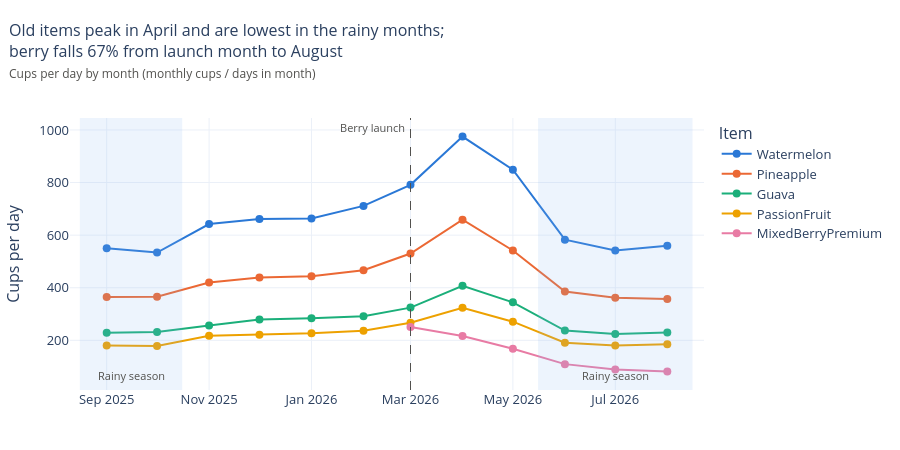

The notebook cell this image was saved under:
### Markdown cell above
### 1.2 Is there a monthly trend or season?

### Code cell
hourly["month"] = hourly["date"].dt.to_period("M").dt.to_timestamp()
monthly = hourly.groupby(["month", "sku"], as_index=False)[["units_sold", "gross_revenue_thb"]].sum()
monthly["days"] = monthly["month"].dt.days_in_month
monthly["cups_per_day"] = monthly["units_sold"] / monthly["days"]
assert monthly["units_sold"].sum() == TOTAL_CUPS

trend = monthly.pivot(index="month", columns="sku", values="cups_per_day")[ITEMS]
display(trend.set_axis(trend.index.strftime("%Y-%m")).round(0))

old_peak_month = trend[ITEMS[:4]].sum(axis=1).idxmax()
berry = trend["MixedBerryPremium"].dropna()
berry_drop = 1 - berry.iloc[-1] / berry.iloc[0]

old_total = trend[ITEMS[:4]].sum(axis=1)
old_kept = old_total.iloc[-1] / old_total.loc[LAUNCH]
berry_kept = berry.iloc[-1] / berry.iloc[0]
print("Drop from April:", {s: f"Jul {1 - trend.loc['2026-07-01', s] / trend.loc['2026-04-01', s]:.1%}, "
                              f"Aug {1 - trend.loc['2026-08-01', s] / trend.loc['2026-04-01', s]:.1%}"
                           for s in ITEMS[:4]})
print(f"Mar -> Aug: old items keep {old_kept:.1%}, berry keeps {berry_kept:.1%} "
      f"-> berry down {1 - berry_kept / old_kept:.0%} after the seasonal drop")
print(f"Old items Mar -> Apr: {old_total.loc['2026-04-01'] / old_total.loc[LAUNCH] - 1:+.1%}")

fig = px.line(monthly, x="month", y="cups_per_day", color="sku", markers=True,
              category_orders={"sku": ITEMS}, color_discrete_map=ITEM_COLORS,
              labels={"cups_per_day": "Cups per day", "month": "", "sku": "Item"})
fig.update_traces(line_width=2, marker_size=8,
                  hovertemplate="%{x|%b %Y}: %{y:.0f} cups a day<extra>%{fullData.name}</extra>")
for x0, x1 in [("2025-08-16", "2025-10-16"), ("2026-05-16", "2026-08-16")]:
    fig.add_vrect(x0=x0, x1=x1, fillcolor="#86b6ef", opacity=0.15, line_width=0)
for x in ["2025-09-16", "2026-07-01"]:
    fig.add_annotation(x=x, y=0.02, yref="paper", text="Rainy season", showarrow=False,
                       font=dict(size=11, color="#52514e"), yanchor="bottom")
fig.add_vline(x=LAUNCH, line_dash="dash", line_color="#52514e", line_width=1)
fig.add_annotation(x=LAUNCH, y=1, yref="paper", text="Berry launch", showarrow=False,
                   xanchor="right", xshift=-4, yanchor="top", font=dict(size=11, color="#52514e"))
fig.update_layout(height=450, hovermode="x unified", title=subtitle(
    f"Old items peak in {old_peak_month:%B} and are lowest in the rainy months; "
    f"berry falls {berry_drop:.0%} from launch month to August",
    "Cups per day by month (monthly cups / days in month)"))
fig.show()

### Figure 1 — Plotly figure (JSON) as saved in the notebook; plotly's stock layout.template omitted (floating-point values rounded to 4 significant figures)
{"data": [{"hovertemplate": "%{x|%b %Y}: %{y:.0f} cups a day<extra>%{fullData.name}</extra>", "legendgroup": "Watermelon", "line": {"color": "#2a78d6", "dash": "solid", "width": 2}, "marker": {"size": 8, "symbol": "circle"}, "mode": "lines+markers", "name": "Watermelon", "orientation": "v", "showlegend": true, "type": "scatter", "x": ["2025-09-01T00:00:00.000000", "2025-10-01T00:00:00.000000", "2025-11-01T00:00:00.000000", "2025-12-01T00:00:00.000000", "2026-01-01T00:00:00.000000", "2026-02-01T00:00:00.000000", "2026-03-01T00:00:00.000000", "2026-04-01T00:00:00.000000", "2026-05-01T00:00:00.000000", "2026-06-01T00:00:00.000000", "2026-07-01T00:00:00.000000", "2026-08-01T00:00:00.000000"], "xaxis": "x", "y": [550.4, 533.8, 642.2, 661.5, 663.5, 711.2, 791.3, 974.7, 848.8, 582.6, 541.3, 559.4], "yaxis": "y"}, {"hovertemplate": "%{x|%b %Y}: %{y:.0f} cups a day<extra>%{fullData.name}</extra>", "legendgroup": "Pineapple", "line": {"color": "#eb6834", "dash": "solid", "width": 2}, "marker": {"size": 8, "symbol": "circle"}, "mode": "lines+markers", "name": "Pineapple", "orientation": "v", "showlegend": true, "type": "scatter", "x": ["2025-09-01T00:00:00.000000", "2025-10-01T00:00:00.000000", "2025-11-01T00:00:00.000000", "2025-12-01T00:00:00.000000", "2026-01-01T00:00:00.000000", "2026-02-01T00:00:00.000000", "2026-03-01T00:00:00.000000", "2026-04-01T00:00:00.000000", "2026-05-01T00:00:00.000000", "2026-06-01T00:00:00.000000", "2026-07-01T00:00:00.000000", "2026-08-01T00:00:00.000000"], "xaxis": "x", "y": [365.1, 365.6, 420.1, 438.7, 443.6, 466.8, 530.1, 658.5, 541.7, 385.8, 362.1, 357.3], "yaxis": "y"}, {"hovertemplate": "%{x|%b %Y}: %{y:.0f} cups a day<extra>%{fullData.name}</extra>", "legendgroup": "Guava", "line": {"color": "#1baf7a", "dash": "solid", "width": 2}, "marker": {"size": 8, "symbol": "circle"}, "mode": "lines+markers", "name": "Guava", "orientation": "v", "showlegend": true, "type": "scatter", "x": ["2025-09-01T00:00:00.000000", "2025-10-01T00:00:00.000000", "2025-11-01T00:00:00.000000", "2025-12-01T00:00:00.000000", "2026-01-01T00:00:00.000000", "2026-02-01T00:00:00.000000", "2026-03-01T00:00:00.000000", "2026-04-01T00:00:00.000000", "2026-05-01T00:00:00.000000", "2026-06-01T00:00:00.000000", "2026-07-01T00:00:00.000000", "2026-08-01T00:00:00.000000"], "xaxis": "x", "y": [228.4, 231.8, 256.3, 279.4, 284.0, 291.9, 324.5, 407.2, 344.4, 237.1, 224.2, 229.9], "yaxis": "y"}, {"hovertemplate": "%{x|%b %Y}: %{y:.0f} cups a day<extra>%{fullData.name}</extra>", "legendgroup": "PassionFruit", "line": {"color": "#eda100", "dash": "solid", "width": 2}, "marker": {"size": 8, "symbol": "circle"}, "mode": "lines+markers", "name": "PassionFruit", "orientation": "v", "showlegend": true, "type": "scatter", "x": ["2025-09-01T00:00:00.000000", "2025-10-01T00:00:00.000000", "2025-11-01T00:00:00.000000", "2025-12-01T00:00:00.000000", "2026-01-01T00:00:00.000000", "2026-02-01T00:00:00.000000", "2026-03-01T00:00:00.000000", "2026-04-01T00:00:00.000000", "2026-05-01T00:00:00.000000", "2026-06-01T00:00:00.000000", "2026-07-01T00:00:00.000000", "2026-08-01T00:00:00.000000"], "xaxis": "x", "y": [180.7, 178.7, 217.1, 221.3, 226.7, 236.8, 266.7, 323.7, 270.9, 191.1, 180.3, 184.7], "yaxis": "y"}, {"hovertemplate": "%{x|%b %Y}: %{y:.0f} cups a day<extra>%{fullData.name}</extra>", "legendgroup": "MixedBerryPremium", "line": {"color": "#e87ba4", "dash": "solid", "width": 2}, "marker": {"size": 8, "symbol": "circle"}, "mode": "lines+markers", "name": "MixedBerryPremium", "orientation": "v", "showlegend": true, "type": "scatter", "x": ["2026-03-01T00:00:00.000000", "2026-04-01T00:00:00.000000", "2026-05-01T00:00:00.000000", "2026-06-01T00:00:00.000000", "2026-07-01T00:00:00.000000", "2026-08-01T00:00:00.000000"], "xaxis": "x", "y": [250.7, 216.5, 167.9, 109.5, 88.71, 81.87], "yaxis": "y"}], "layout": {"annotations": [{"font": {"color": "#52514e", "size": 11}, "showarrow": false, "text": "Rainy season", "x": "2025-09-16", "y": 0.02, "yanchor": "bottom", "yref": "paper"}, {"font": {"color": "#52514e", "size": 11}, "showarrow": false, "text": "Rainy season", "x": "2026-07-01", "y": 0.02, "yanchor": "bottom", "yref": "paper"}, {"font": {"color": "#52514e", "size": 11}, "showarrow": false, "text": "Berry launch", "x": "2026-03-01T00:00:00", "xanchor": "right", "xshift": -4, "y": 1, "yanchor": "top", "yref": "paper"}], "height": 450, "hovermode": "x unified", "legend": {"title": {"text": "Item"}, "tracegroupgap": 0}, "shapes": [{"fillcolor": "#86b6ef", "line": {"width": 0}, "opacity": 0.15, "type": "rect", "x0": "2025-08-16", "x1": "2025-10-16", "xref": "x", "y0": 0, "y1": 1, "yref": "y domain"}, {"fillcolor": "#86b6ef", "line": {"width": 0}, "opacity": 0.15, "type": "rect", "x0": "2026-05-16", "x1": "2026-08-16", "xref": "x", "y0": 0, "y1": 1, "yref": "y domain"}, {"line": {"color": "#52514e", "dash": "dash", "width": 1}, "type": "line", "x0": "2026-03-01T00:00:00", "x1": "2026-03-01T00:00:00", "xref": "x", "y0": 0, "y1": 1, "yref": "y domain"}], "title": {"font": {"size": 16}, "pad": {"t": 36}, "text": "Old items peak in April and are lowest in the rainy months;<br>berry falls 67% from launch month to August<br><span style='font-size:12px;color:#52514e'>Cups per day by month (monthly cups / days in month)</span>", "x": 0.01, "xanchor": "left", "y": 1, "yanchor": "top", "yref": "container"}, "xaxis": {"anchor": "y", "domain": [0.0, 1.0], "title": {"text": ""}}, "yaxis": {"anchor": "x", "domain": [0.0, 1.0], "title": {"text": "Cups per day"}}}}
